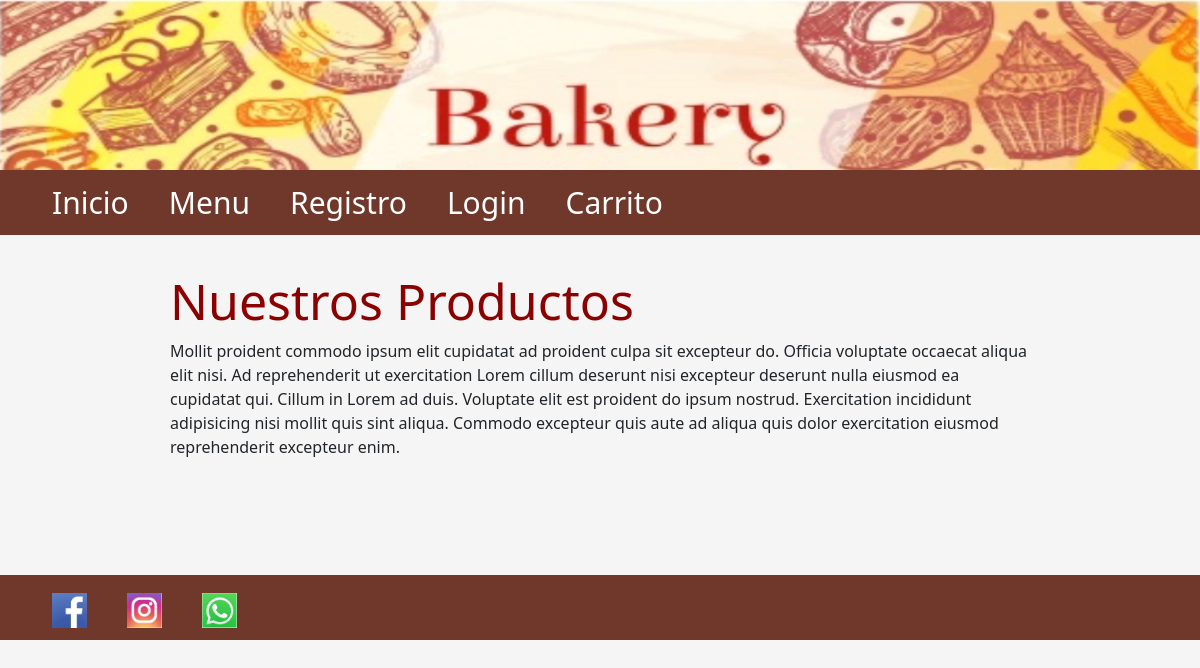
Before: / with the older database file.
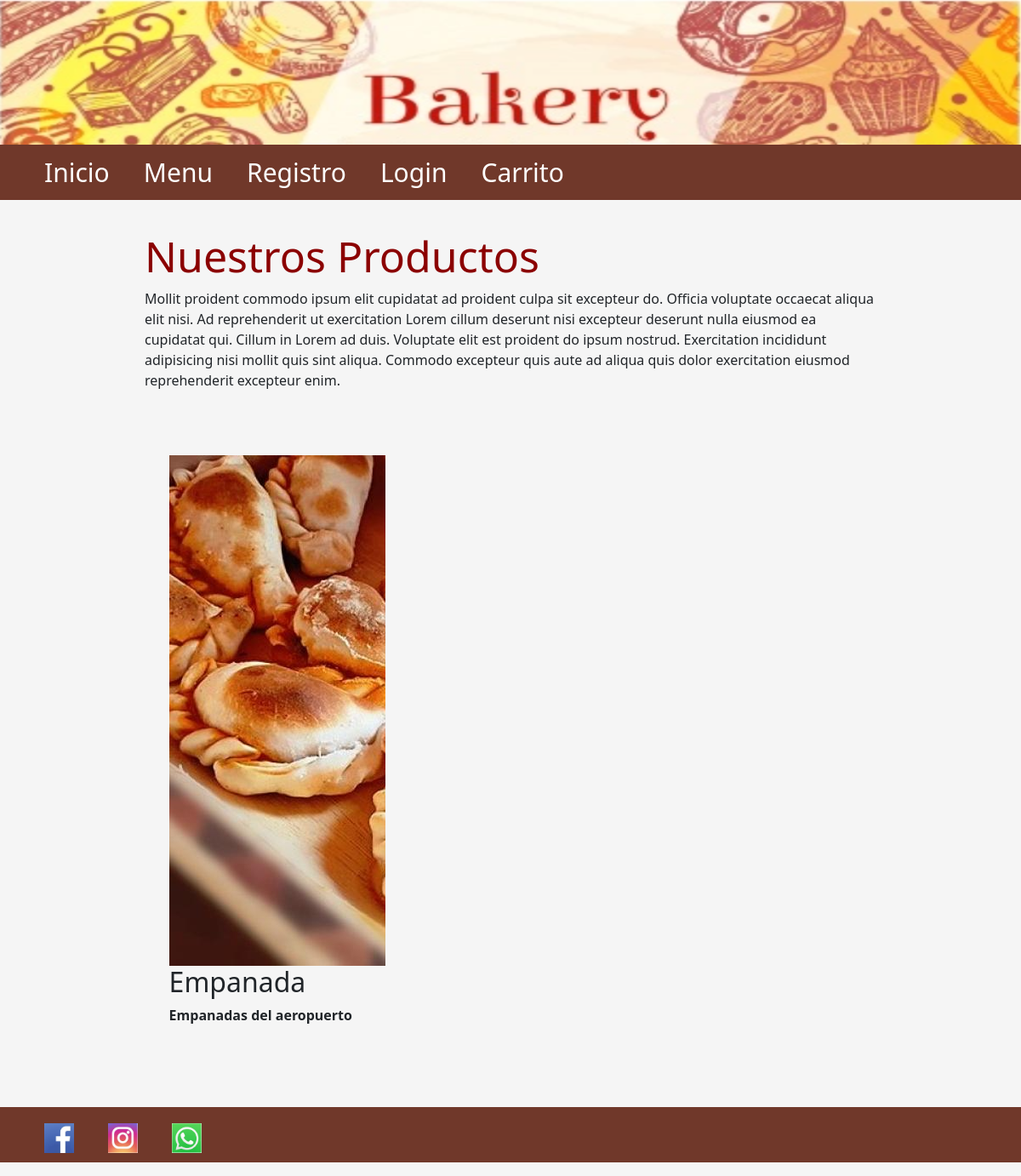
After: the same page with the newer database file.
### panaderia/models.py (models this page shows)
class Platos(db.Model):
    __tablename__ = 'platos'
    idproducto = db.Column(db.Integer, primary_key=True)
    nombreplato = db.Column(db.String(510), nullable=True)
    precioplato = db.Column(db.Integer, nullable=True)
    descripcionplato = db.Column(db.String(200))
    nombreimagenplato = db.Column(db.String(200), nullable=False)

### panaderia/views.py (the view)
@app.route('/')
def index():
    platos = Platos.query.all()
    return render_template('/index.html', platos=platos)

### panaderia/templates/Index.html
{% extends './layout.html' %} {% block title %} Inicio {% endblock %} {% block body %}
    <h1>Nuestros Productos</h1>
    <p>Mollit proident commodo ipsum elit cupidatat ad proident culpa sit excepteur do. Officia voluptate occaecat aliqua elit nisi. Ad reprehenderit ut exercitation Lorem cillum deserunt nisi excepteur deserunt nulla eiusmod ea cupidatat qui. Cillum in
        Lorem ad duis. Voluptate elit est proident do ipsum nostrud. Exercitation incididunt adipisicing nisi mollit quis sint aliqua. Commodo excepteur quis aute ad aliqua quis dolor exercitation eiusmod reprehenderit excepteur enim.</p>
    <div class="contenedor">
    {%for plato in platos%}
        <div class="imagenes-inicio">
            <div class="imagen">
                <img src="./static/uploads/{{ plato.nombreimagenplato }}" alt="">
            </div>
            <div class="info">
                <h2>{{plato.nombreplato}}</h2>
                <p>{{plato.descripcionplato}}</p>
            </div>
        </div>
    {% endfor %}
</main>
{% endblock %}

### panaderia/templates/layout.html (shortened to what this page needs)
<!DOCTYPE html>
<html lang="en">
<head>
    <link href="https://cdn.jsdelivr.net/npm/bootstrap@5.1.3/dist/css/bootstrap.min.css" rel="stylesheet">
    <link rel='stylesheet' href="{{url_for('static', filename='css/layout.css')}}" />
</head>
<header>
    <img src="{{url_for('static', filename='imagenes/bakery4.png')}}" alt="Banner Horizontal" width="100%" height="170px" />
</header>
<div>
    <nav>
        <ul>
            <li><a href="{{url_for('index')}}">Inicio</a></li>
            <li><a href="{{url_for('menu')}}">Menu</a></li>
            {% if current_user.is_authenticated %}
                <li><a href="{{url_for('perfil')}}">{{current_user.nombre}}</a></li>
                <li><a href="{{url_for('logout')}}">Logout</a></li>
                {% if current_user.idrol==2 %}
                    <li><a href="{{url_for('registro')}}">Registrar Usuario</a></li>
                    <li><a href="{{url_for('crearplatos')}}">Crear Platos</a></li>
                    <li><a href="{{url_for('dashboard')}}">Dashboard</a></li>
                {% endif %}
            {% else %}
                <li><a href="{{url_for('registro')}}">Registro</a></li>
                <li><a href="{{url_for('login')}}">Login</a></li>
            {% endif %}
            <li><a href="/Carrito">Carrito</a></li>
        </ul>
    </nav>
    <body>
    <main>
    {% block body %} {% endblock %}
    </body>
    <footer>
        <div>
            <ul class="horizontal-list" aling="rigth">
                <li>
                    <a><img src="{{url_for('static', filename='imagenes/facebookicono.png')}}" width="35" height="35" class="x-footer-social-icons facebook" align="center"></a>
                </li>
                <li>
                    <a><img src="{{url_for('static', filename='imagenes/instagramIco.PNG')}}" width="35" height="35" class="x-footer-social-icons facebook" align='center'></a>
                </li>
                <li>
                    <a><img src="{{url_for('static', filename='imagenes/whatsappIco.png')}}" width="35" height="35" class="x-footer-social-icons facebook" align='center'></a>
                </li>
            </ul>
        </div>
    </footer>
</html>

### panaderia/static/css/layout.css (style rules this page uses)
* { margin: 0; padding: 0; font-style: Ginebra; }
main { max-width: 900px; width: 90%; margin: auto; padding: 20px; }
h1 { color: darkred; font-style: Ginebra; }
ul { list-style-type: none; background-color: #70382a; overflow: hidden; }
li { float: left; font-size: 30px; }
li a { display: block; color: white; padding-left: 20px; padding-right: 20px; padding-top: 10px; padding-bottom: 10px; text-decoration: none; text-align: center; }
h1 { text-align: left; font-size: 50px; }
.contenedor, .contenedorcarrito { width: 98%; max-width: 1000px; margin: auto; padding: 40px 0; display: grid; grid-template-columns: 1fr 1fr 1fr; gap: 10px; }
.imagenes-inicio { border-radius: 10px; min-height: 150px; font-weight: bold; padding: 20px; position: relative; overflow: hidden; background-size: cover; background-position: center center; }

### panaderia/templates/layout.html (style rules this page uses)
body { background-color: whitesmoke; animation-direction: normal; }

Changed rows visible on the page:
added Platos: nombreimagenplato (picture), nombreplato "Empanada", descripcionplato "Empanadas del aeropuerto"
